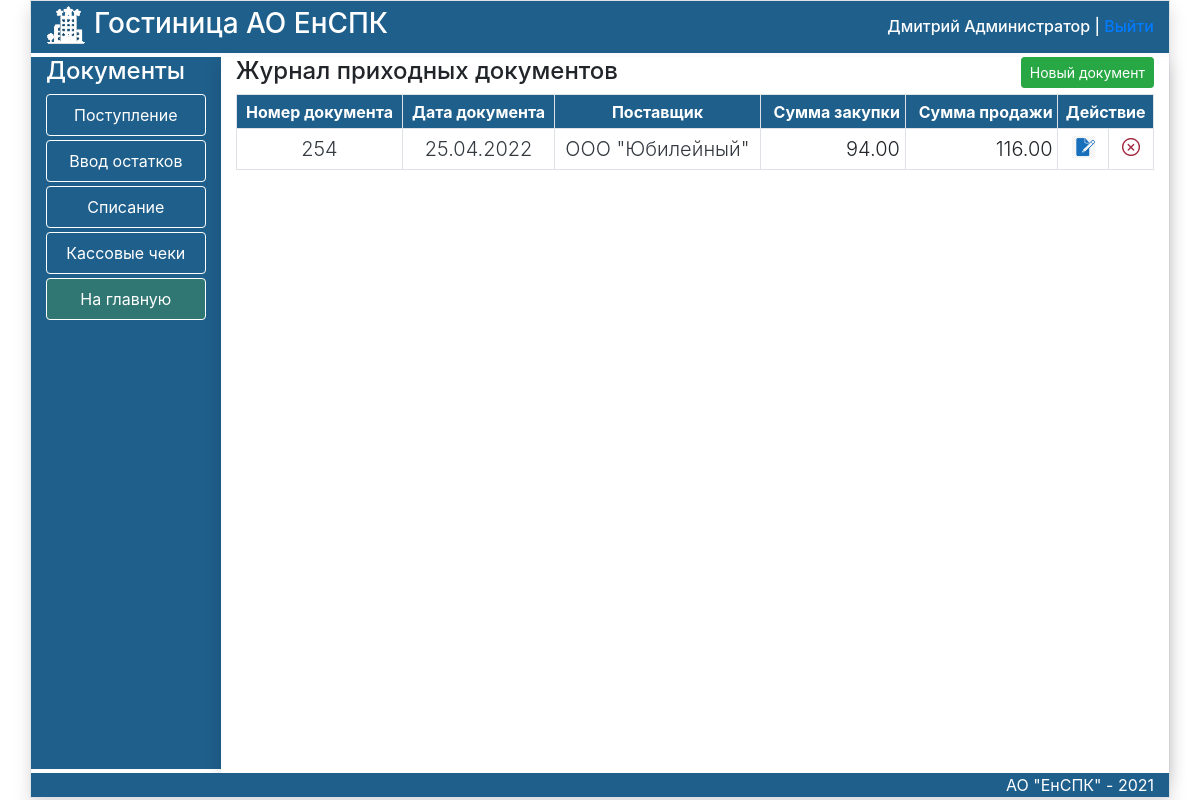
The page /ReceiptDoc (signed in) on the database its author committed.
### trade/models.py (models this page shows, shortened)
class Doc(models.Model):
    nomerdoc=models.CharField(max_length=20,verbose_name="Номер документв")
    datadoc=models.DateField(verbose_name='Дата документа')
    updated_at = models.DateTimeField(auto_now=True, verbose_name='Создан')
    created_at = models.DateTimeField(auto_now_add=True, verbose_name='Обновлен')
    dealer=models.ForeignKey(Saler,verbose_name='Поставщик',on_delete=models.PROTECT)
    buytotal=models.DecimalField(max_digits=8,decimal_places=2,default=0.00)
    saletotal=models.DecimalField(max_digits=8,decimal_places=2,default=0.00)
    transaction=models.BooleanField(verbose_name='Проведен',default=False)
    typedoc=models.ForeignKey(TypeDoc,verbose_name='Тип документа',on_delete=models.PROTECT)
    user=models.CharField(max_length=100,verbose_name='Пользователь',blank=True,null=True,default='')
    class Meta:
        verbose_name='Документ'
        verbose_name_plural='Документы'

class Saler(models.Model):
    title = models.CharField(max_length=100, verbose_name='Наименование')
    def __str__(self):
        return self.title
    class Meta:
        verbose_name='Поставщик'
        verbose_name_plural='Поставщики'
        ordering=['title',]

### trade/views.py (the view)
# urls.py: path('ReceiptDoc',ReceiptDoc,name='ReceiptDoc'),
def ReceiptDoc(request):
    ReceiptDoc=Doc.objects.filter(typedoc=1).order_by('-datadoc')
    return render(request, 'trade/ReceiptDoc.html', {'title': 'Приходные документы','doc':ReceiptDoc})

### trade/templates/trade/ReceiptDoc.html
{% extends 'trade/DocPage.html' %}
{% load static %}
{% block LinkArea %}
<h4 class="text-white">Документы</h4>
     <a href="{% url 'ReceiptDoc' %}" class="btn btn-secondary border border-white  nav-link mb-1 btnblack">Поступление </a>
       <a href="{% url 'InitialDoc' %}" class="btn btn-secondary border border-white  nav-link mb-1 btnblack">Ввод остатков</a>
<a href="{% url 'Create' 'Unit' %}" class="btn btn-secondary border border-white  nav-link mb-1 btnblack">Списание </a>
<a href="{% url 'CheckJurnal' %}" class="btn btn-secondary border border-white  nav-link mb-1 btnblack">Кассовые чеки </a>
<a href="{% url 'home' %}" class="btn btn-secondary border border-white  nav-link mb-1 addbtn">На главную</a>
{% endblock LinkArea %}
{% block DataArea %}
<div class="row">
 <div class="col-md-12 ">
<h4 >Журнал приходных документов
    <div class="text-end d-inline-block float-right"><a href="{% url 'CreateReceiptDoc' %}" class="btn btn-success  btn-sm    mb-1  ">Новый документ </a></div>
</h4>
<div class="scrolltable ">
    <table class="table table-sm table-bordered mt-0 " >
    <tr>
        <th class="btnblack  textcenter" >Номер документа</th>
        <th class="btnblack  textcenter"  >Дата документа</th>
        <th class="btnblack  textcenter"  >Поставщик</th>
        <th class="btnblack  textright" >Сумма закупки</th>
        <th class="btnblack  textright " >Сумма продажи</th>
        <th class="btnblack  textcenter " colspan="2">Действие</th>
    </tr>
{% for item in doc %}
    <tr>
        <th class=" lead textcenter text-dark" > {{item.nomerdoc}}</th>
        <th class=" lead textcenter text-dark" >{{item.datadoc|date:"d.m.Y"}}</th>
          <th class=" lead textcenter text-dark" >{{item.dealer}}</th>
        <th class=" lead textright">{{item.buytotal}}</th>
        <th class=" lead textright">{{item.saletotal}}</th>
  <td class="text-center pt-0 pb-2 " style="vertical-align:middle"><a href="{% url 'UpdateReceiptDoc' item.pk %}" ><img src="{% static 'trade/images/edit2.png' %}" height="22" style="top:10px" title="Редактировать" ></a></td>
  <td class="text-center pt-0 pb-2 " style="vertical-align:middle"><a href="{% url 'DeleteReceiptDoc' item.pk %}" ><img src="{% static 'trade/images/delete2.png' %}" height="18" style="top:10px" title="Удалить документ" ></a></td>
    </tr>
{% endfor %}
    </table>
</div>
 </div>
</div>
{% endblock DataArea %}

### trade/templates/trade/base.html (shortened to what this page needs)
{% load static %}
 <!DOCTYPE html>
<html lang="en">
<head>
    <link type="text/css" href="{% static 'trade/css/bootstrap.css' %}"  rel="stylesheet">
    <link type="text/css" href="{% static 'trade/css/my.css' %}"  rel="stylesheet">
</head>
<body>
<div class="container border shadow ">
    <div class="row">
        <div class="col-md-12 mb-1 myback header1 ">
            <h3 class="mt-1 text-white "> <img src="{% static 'trade/images/hotel4.png' %}" class="mr-2 logo">Гостиница АО ЕнСПК
                {% if request.user.is_authenticated %}
                <span style="float:right;font-size:16px;margin-top:12px;">{{user.first_name}} {{user.last_name}} | <a href="{% url 'UserOut' %}" style="font-size:16px;margin-top:12px;">Выйти</a> </span>
            {% endif %}
            </h3> </div>
    </div>
<div class="row">
    <div class="col-md-2 mb-1 myback" style="min-height:calc(100vh - 88px);"  >
{% block LinkArea %}{% endblock LinkArea %}
</div>
        <div class="col-md-10  shadow ">
                   {% block DataArea %}{% endblock DataArea %}
        </div>
    </div>
 <div class="row">
    <div class="col-md-12 text-right myback text-white" >
            АО "ЕнСПК" - 2021
    </div>
</div>
</div>
</body>
</html>

### trade/static/trade/css/my.css (style rules this page uses)
.myback { background-color:RGB(31,95,139); }
.btnblack { background-color:RGB(31,95,139); color: white; }
.logo { height:40px; }
.addbtn { width=30px; background-color:RGB(48,118,114); color: white; }
.scrolltable { display:block; overflow-y: auto; height:75vh; }
.textright { text-align:right; }
.textcenter { text-align:center; }

### rows shown on the page
Doc: nomerdoc "254", datadoc "25.04.2022", dealer "ООО \"Юбилейный\"", buytotal "94.00", saletotal "116.00"

### other values the page prints
{{ user.first_name }} "Дмитрий"
{{ user.last_name }} "Администратор"
